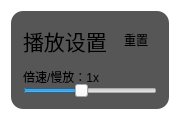
<?xml version="1.0" encoding="UTF-8"?>
<ui version="4.0">
 <class>SongSettingClass</class>
 <widget class="QWidget" name="SongSettingClass">
  <property name="geometry">
   <rect>
    <x>0</x>
    <y>0</y>
    <width>180</width>
    <height>120</height>
   </rect>
  </property>
  <property name="windowTitle">
   <string>SongSetting</string>
  </property>
  <property name="styleSheet">
   <string notr="true">#SongSettingClass
{
	background: transparent;
}</string>
  </property>
  <layout class="QVBoxLayout" name="verticalLayout">
   <item>
    <widget class="QWidget" name="songSetting" native="true">
     <property name="styleSheet">
      <string notr="true">#songSetting
{
	background-color: rgb(86, 86, 86);
	border-radius:12px;
}</string>
     </property>
     <layout class="QVBoxLayout" name="verticalLayout_2">
      <property name="spacing">
       <number>0</number>
      </property>
      <property name="leftMargin">
       <number>12</number>
      </property>
      <property name="rightMargin">
       <number>12</number>
      </property>
      <item>
       <widget class="QWidget" name="widget" native="true">
        <widget class="QPushButton" name="reset">
         <property name="geometry">
          <rect>
           <x>100</x>
           <y>10</y>
           <width>26</width>
           <height>16</height>
          </rect>
         </property>
         <property name="styleSheet">
          <string notr="true">border:none;</string>
         </property>
         <property name="text">
          <string>重置</string>
         </property>
        </widget>
        <widget class="QLabel" name="label">
         <property name="geometry">
          <rect>
           <x>0</x>
           <y>3</y>
           <width>90</width>
           <height>50</height>
          </rect>
         </property>
         <property name="minimumSize">
          <size>
           <width>90</width>
           <height>50</height>
          </size>
         </property>
         <property name="maximumSize">
          <size>
           <width>90</width>
           <height>50</height>
          </size>
         </property>
         <property name="font">
          <font>
           <pointsize>16</pointsize>
          </font>
         </property>
         <property name="text">
          <string>播放设置</string>
         </property>
         <property name="alignment">
          <set>Qt::AlignmentFlag::AlignLeading|Qt::AlignmentFlag::AlignLeft|Qt::AlignmentFlag::AlignTop</set>
         </property>
        </widget>
       </widget>
      </item>
      <item>
       <widget class="QLabel" name="speedValue">
        <property name="minimumSize">
         <size>
          <width>100</width>
          <height>12</height>
         </size>
        </property>
        <property name="maximumSize">
         <size>
          <width>100</width>
          <height>12</height>
         </size>
        </property>
        <property name="text">
         <string>倍速/慢放：1x</string>
        </property>
       </widget>
      </item>
      <item>
       <widget class="QSlider" name="slider">
        <property name="minimum">
         <number>25</number>
        </property>
        <property name="maximum">
         <number>200</number>
        </property>
        <property name="value">
         <number>100</number>
        </property>
        <property name="orientation">
         <enum>Qt::Orientation::Horizontal</enum>
        </property>
       </widget>
      </item>
     </layout>
    </widget>
   </item>
  </layout>
 </widget>
 <layoutdefault spacing="6" margin="11"/>
 <resources/>
 <connections/>
</ui>
